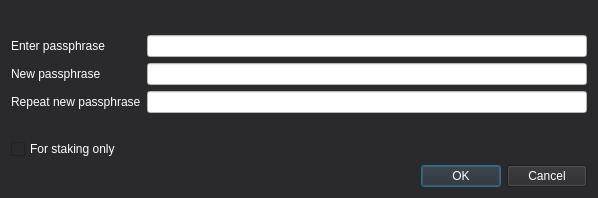
<?xml version="1.0" encoding="UTF-8"?>
<ui version="4.0">
 <class>AskPassphraseDialog</class>
 <widget class="QDialog" name="AskPassphraseDialog">
  <property name="geometry">
   <rect>
    <x>0</x>
    <y>0</y>
    <width>598</width>
    <height>198</height>
   </rect>
  </property>
  <property name="sizePolicy">
   <sizepolicy hsizetype="Preferred" vsizetype="Minimum">
    <horstretch>0</horstretch>
    <verstretch>0</verstretch>
   </sizepolicy>
  </property>
  <property name="minimumSize">
   <size>
    <width>550</width>
    <height>0</height>
   </size>
  </property>
  <property name="windowTitle">
   <string>Passphrase Dialog</string>
  </property>
  <property name="styleSheet">
   <string notr="true">background: rgb(42,42,44); color: white</string>
  </property>
  <layout class="QVBoxLayout" name="verticalLayout">
   <item>
    <widget class="QLabel" name="warningLabel">
     <property name="textFormat">
      <enum>Qt::RichText</enum>
     </property>
     <property name="wordWrap">
      <bool>true</bool>
     </property>
    </widget>
   </item>
   <item>
    <layout class="QFormLayout" name="formLayout">
     <property name="fieldGrowthPolicy">
      <enum>QFormLayout::AllNonFixedFieldsGrow</enum>
     </property>
     <item row="0" column="0">
      <widget class="QLabel" name="passLabel1">
       <property name="text">
        <string>Enter passphrase</string>
       </property>
      </widget>
     </item>
     <item row="0" column="1">
      <widget class="QLineEdit" name="passEdit1">
       <property name="styleSheet">
        <string notr="true">background: white; color: rgb(42,42,44)</string>
       </property>
       <property name="echoMode">
        <enum>QLineEdit::Password</enum>
       </property>
      </widget>
     </item>
     <item row="1" column="0">
      <widget class="QLabel" name="passLabel2">
       <property name="text">
        <string>New passphrase</string>
       </property>
      </widget>
     </item>
     <item row="1" column="1">
      <widget class="QLineEdit" name="passEdit2">
       <property name="styleSheet">
        <string notr="true">background: white; color: rgb(42,42,44)</string>
       </property>
       <property name="echoMode">
        <enum>QLineEdit::Password</enum>
       </property>
      </widget>
     </item>
     <item row="2" column="0">
      <widget class="QLabel" name="passLabel3">
       <property name="text">
        <string>Repeat new passphrase</string>
       </property>
      </widget>
     </item>
     <item row="2" column="1">
      <widget class="QLineEdit" name="passEdit3">
       <property name="styleSheet">
        <string notr="true">background: white; color: rgb(42,42,44)</string>
       </property>
       <property name="echoMode">
        <enum>QLineEdit::Password</enum>
       </property>
      </widget>
     </item>
     <item row="3" column="1">
      <widget class="QLabel" name="capsLabel">
       <property name="font">
        <font>
         <weight>75</weight>
         <bold>true</bold>
        </font>
       </property>
       <property name="text">
        <string/>
       </property>
       <property name="alignment">
        <set>Qt::AlignCenter</set>
       </property>
      </widget>
     </item>
     <item row="4" column="0">
      <widget class="QCheckBox" name="stakingCheckBox">
       <property name="enabled">
        <bool>true</bool>
       </property>
       <property name="visible">
        <bool>false</bool>
       </property>
       <property name="toolTip">
        <string>Serves to disable the trivial sendmoney when OS account compromised. Provides no real security.</string>
       </property>
       <property name="text">
        <string>For staking only</string>
       </property>
      </widget>
     </item>
    </layout>
   </item>
   <item>
    <widget class="QDialogButtonBox" name="buttonBox">
     <property name="orientation">
      <enum>Qt::Horizontal</enum>
     </property>
     <property name="standardButtons">
      <set>QDialogButtonBox::Cancel|QDialogButtonBox::Ok</set>
     </property>
    </widget>
   </item>
  </layout>
 </widget>
 <resources/>
 <connections>
  <connection>
   <sender>buttonBox</sender>
   <signal>accepted()</signal>
   <receiver>AskPassphraseDialog</receiver>
   <slot>accept()</slot>
   <hints>
    <hint type="sourcelabel">
     <x>248</x>
     <y>254</y>
    </hint>
    <hint type="destinationlabel">
     <x>157</x>
     <y>274</y>
    </hint>
   </hints>
  </connection>
  <connection>
   <sender>buttonBox</sender>
   <signal>rejected()</signal>
   <receiver>AskPassphraseDialog</receiver>
   <slot>reject()</slot>
   <hints>
    <hint type="sourcelabel">
     <x>316</x>
     <y>260</y>
    </hint>
    <hint type="destinationlabel">
     <x>286</x>
     <y>274</y>
    </hint>
   </hints>
  </connection>
 </connections>
</ui>
